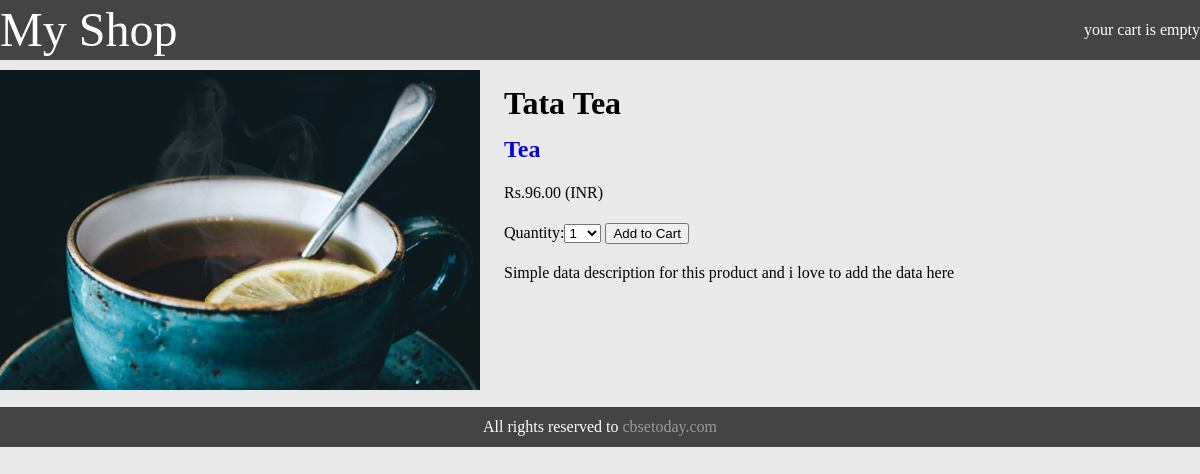
Screenshot of /1/tata-tea/ with the database file from the repository.
### shop/models.py (models this page shows, shortened)
class Product(models.Model):
    category = models.ForeignKey(
        Category, related_name='Products', on_delete=models.CASCADE)
    name = models.CharField(max_length=200, db_index=True)
    slug = models.SlugField(max_length=200, db_index=True)
    image = models.ImageField(upload_to='products/%Y/%m/%d', blank=True)
    description = models.TextField(blank=True)
    price = models.DecimalField(max_digits=10, decimal_places=2)
    available = models.BooleanField(default=True)
    created = models.DateTimeField(auto_now_add=True)
    updated = models.DateTimeField(auto_now=True)
    class Meta:
        ordering = ('name',)
        index_together = (('id', 'slug'),)

class Category(models.Model):
    name = models.CharField(max_length=200, db_index=True)
    slug = models.SlugField(max_length=200, unique=True)
    class Meta:
        ordering = ('name',)
        verbose_name = 'Category'
        verbose_name_plural = 'Categories'
    def __str__(self):
        return self.name
    def get_absolute_url(self):
        return reverse("shop:product_list_by_category", args=[self.slug])

### shop/views.py (the view)
# urls.py: path('<int:id>/<slug:slug>/', product_detail, name='product_detail'),
def product_detail(request, id, slug):
    cart_product_form = CartAddProductForm()
    product = get_object_or_404(Product, id=id, slug=slug, available=True)
    return render(request, 'shop/product/detail.html', {'product': product, 'cart_product_form': cart_product_form})

### cart/forms.py
class CartAddProductForm(forms.Form):
    quantity = forms.TypedChoiceField(
        choices=PRODUCT_QUANTITY_CHOICE, coerce=int)
    update = forms.BooleanField(
        required=False, initial=False, widget=forms.HiddenInput)

### shop/templates/shop/product/detail.html (shortened to what this page needs)
{% extends 'shop/base.html' %}
{% load static %}
{% block content %}
<div class="container">
    <div class="product-details">
        <div class="image">
            <img class="responsive"
                src="{% if product.image %} {{product.image.url}} {% else %} {% static 'img/default.png' %} {% endif %}"
                alt="{{product.name}}">
        </div>
        <div class="product-description">
            <h1>{{product.name}}</h1>
            <h2><a href="{{product.category.get_absolute_url}}">{{product.category}}</a></h2>
            <p>Rs.{{product.price}} (INR)</p>
            <form action="{% url 'cart:cart_add' product.id %}" method="post">
                {{cart_product_form}}
                <input type="submit" value="Add to Cart">
            </form>
            <p>{{product.description|linebreaks}}</p>
        </div>
    </div>
</div>
{% endblock %}

### shop/static/css/base.css (style rules this page uses)
body { font-size:16px;line-height:24px;margin:0 auto;box-sizing: border-box;background:#e9e9e9; }
a { text-decoration:none; }
.responsive { width:100%;height:auto; }
.container { width:100%;max-width:1300px;display:flex;justify-content:space-between;margin:0 auto;padding: 0; }
.product-details { display:flex;justify-content:space-between; }
.product-details .image { flex-basis:40%; }
.product-details .product-description { flex-basis:58%; }

### rows the page displays
Product: image (picture), name "Tata Tea", category "Tea", price "96.00", description "Simple data description for this product and i love to add the data here"
